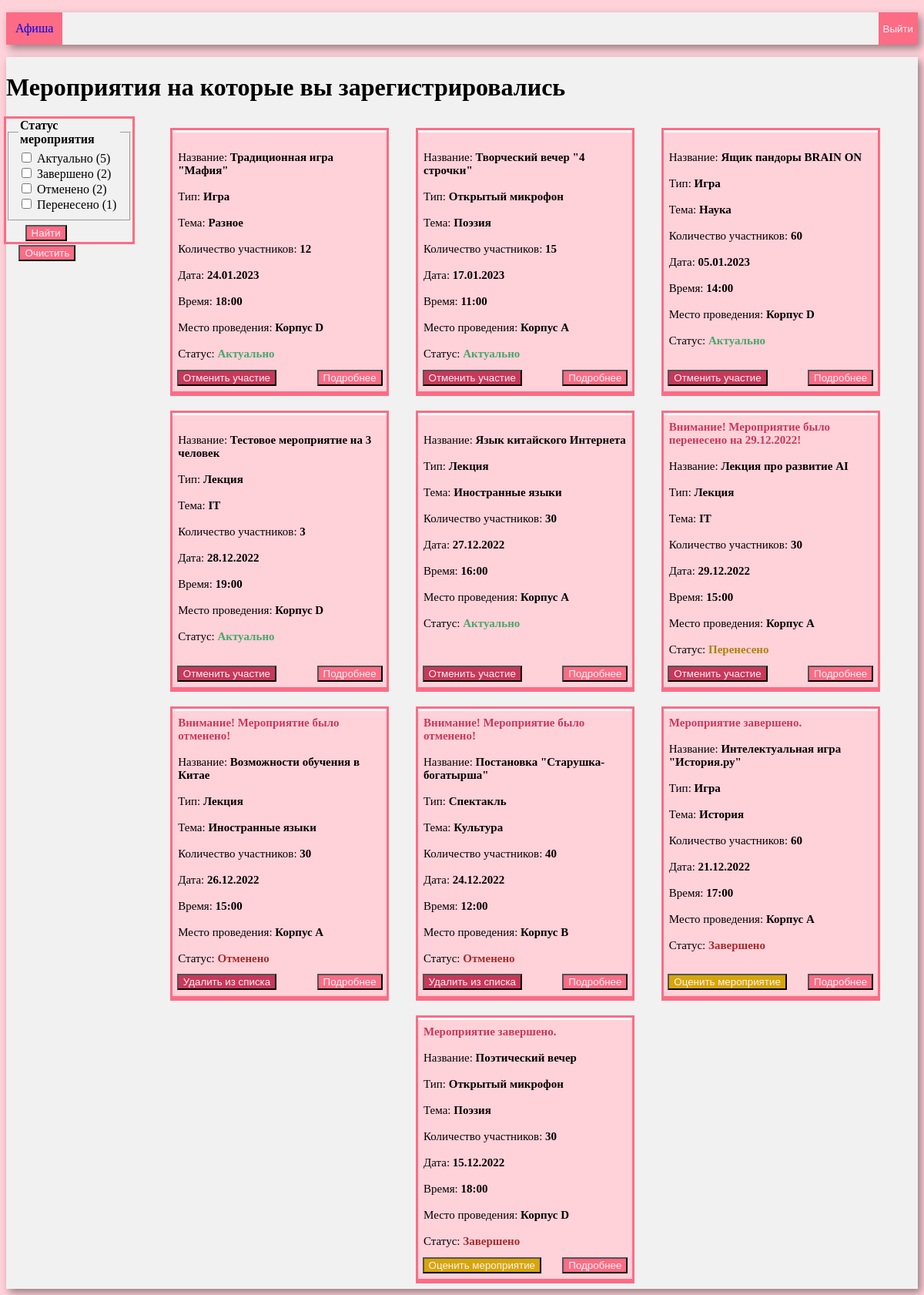
The app's page /profile (signed in) with its own data.
### tables this page shows
CREATE TABLE status(
status_id INTEGER PRIMARY KEY AUTOINCREMENT,
status_name VARCHAR(70)
);

CREATE TABLE event(
event_id INTEGER PRIMARY KEY AUTOINCREMENT,
event_name VARCHAR(120),
theme_id INT,
type_id INT,
participants INT,
beginning_date DATE,
expiration_date DATE,
start_time TIME,
end_time TIME,
organizer_id INT,
location_id INT,
description VARCHAR(500),
status_id INT,
status VARCHAR(30),
FOREIGN KEY (theme_id)  REFERENCES theme (theme_id),
FOREIGN KEY (type_id)  REFERENCES type (type_id),
FOREIGN KEY (organizer_id)  REFERENCES organizer (organizer_id),
FOREIGN KEY (location_id)  REFERENCES location (location_id),
FOREIGN KEY (status_id)  REFERENCES status (status_id)
);

CREATE TABLE type(
type_id INTEGER PRIMARY KEY AUTOINCREMENT,
type_name VARCHAR(30)
);

CREATE TABLE theme(
theme_id INTEGER PRIMARY KEY AUTOINCREMENT,
theme_name VARCHAR(30)
);

CREATE TABLE location(
location_id INTEGER PRIMARY KEY AUTOINCREMENT,
venue_id INT,
location_name VARCHAR(70),
FOREIGN KEY (venue_id)  REFERENCES venue (venue_id)
);

### controllers/profile.py (the view, shortened to what this page needs)
@app.route('/profile', methods=['GET', 'POST'])
def profile():
    conn = get_db_connection()
    info_ = 0
    rate_window = False
    event_id = 0
    if request.values.get('cancel'):
        event_id = int(request.values.get('cancel'))
        to_cancel(conn,session['user_id'],event_id)
    elif request.values.get('to_rate'):
        session['remember_id_'] = int(request.values.get('to_rate'))
        rate_window = True
    elif request.values.get('choice_event'):
        event_id = int(request.values.get('choice_event'))
        info_ = 1
    if 'status_user' not in session:
        session['status_user'] = []
    if request.form.get('clear'):
        status = []
        session['status_user'] = []
    else:
        status = request.form.getlist("Статус мероприятия")
    if request.form.get('search'):
        session['status_user'] = status
    df_status = get_status(conn, session['user_id'])
    df_event = get_user_events(conn, session['user_id'])
    event_info = get_event_info(conn, event_id)
    df_event = df_event[((df_event['status_name'].isin(session['status_user'])) | (len(session['status_user']) == 0))]
    df_participants = get_participants(conn)
    print(df_event)
    html = render_template(
        'profile.html',
        events=df_event,
        status_list=df_status,
        rate_window=rate_window,
        event_info=event_info,
        info_=info_,
        participants_list=df_participants,
        len=len
    )
    return html

### models/event_model.py (called while the page is built)
def get_event_info(conn,id):
    return pd.read_sql(f'''SELECT event_name,theme_name,type_name,participants,
    strftime('%d.%m.%Y',beginning_date) as beginning_dat,strftime('%d.%m.%Y',expiration_date) as expiration_dat,
    start_time,end_time,organizer_name,location_name,venue_name, description, status_name,status_id, event_id
    FROM event
    LEFT JOIN theme USING (theme_id)
    LEFT JOIN type USING (type_id)
    LEFT JOIN organizer USING (organizer_id)
    LEFT JOIN location USING (location_id)
    LEFT JOIN venue USING (venue_id)
    LEFT JOIN status USING (status_id)
    WHERE event_id = {id}
    ''', conn)

def get_participants(conn):
    return pd.read_sql(f'''SELECT event_id, COUNT(user_id) as coun
    FROM user_event
    GROUP BY event_id
    ''', conn)

### models/profile_model.py (called while the page is built)
def get_user_events(conn,id):
    return pd.read_sql(f'''SELECT event_name,theme_name,type_name,participants,
    strftime('%d.%m.%Y',beginning_date) as beginning_date,strftime('%d.%m.%Y',expiration_date) as expiration_date,
    start_time,end_time,organizer_name,location_name,venue_name, description, status_name,status_id,event_id
    FROM user_event
    LEFT JOIN event USING (event_id)
    LEFT JOIN theme USING (theme_id)
    LEFT JOIN type USING (type_id)
    LEFT JOIN organizer USING (organizer_id)
    LEFT JOIN location USING (location_id)
    LEFT JOIN venue USING (venue_id)
    LEFT JOIN status USING (status_id)
    WHERE user_id = :id
    ORDER BY status_id,strftime('%Y-%m-%d',beginning_date) DESC, event_name
    ''', conn,params={"id":id})

def get_status(conn,id):
    return pd.read_sql(f'''
        SELECT
status_name as name,
COUNT(event_id) AS coun
FROM status
LEFT JOIN event USING (status_id)
LEFT JOIN user_event USING (event_id)
WHERE user_id={id}
GROUP BY status_name
''', conn)

### utils.py (called while the page is built)
def get_db_connection():
 return sqlite3.connect('event_db.sqlite')

### templates/profile.html (shortened to what this page needs)
<!DOCTYPE html>
<html lang="ru">
<head>
    <link rel="stylesheet" type="text/css" href="/static/css/style.css"/>
    {% import "macros.html" as macros %}
</head>
<body>
<div class=menu>
    <ul>
        <li class=active><a href={{ url_for("event")}}>Афиша</a></li>
        <form action={{url_for('event')}} method="get">
            <input type="submit" name="user_logout" value="Выйти"
                   style="background:#fc6c85;  color: #fff0f5; height:100%; border: none;">
        </form>
    </ul>
</div>
<div class=box_for_all_profile>
    {% if len(status_list) != 0 %}
    <h1 style="">Мероприятия на которые вы зарегистрировались</h1>
    {%else%}
    <h1 style="">Вы еще не зарегистрировались ни на одно мероприятие.</h1>
    {%endif%}
    {% if len(status_list) != 0 %}
    <div class="box_for_all_profile_wt_text">
        <div class=add_menu_user>
            <form action="" method="post">
                {{macros.render_table("Статус мероприятия",status_list,session['status_user'],len)}}
                <input type="submit" value="Найти" name="search"
                       style="background:#fc6c85;  color: #fff0f5; margin-top:3%; margin-left:15%;">
                <input type="submit" value="Очистить" name="clear"
                       style="background:#fc6c85;  color: #fff0f5; margin-top:3%; margin-left:10%;">
                <br><br>
            </form>
        </div>
        {% endif %}
{{ macros.render_event_list(events, len) }}
    </div>
</div>
</body>
</html>

### templates/macros.html (shortened to what this page needs)
{% macro render_table(table_name, relation,choice_list,len) %}
    <fieldset>
        <legend><strong>{{ table_name }}</strong></legend>
        {% for i in range(len(relation)) %}
            <input type="checkbox" name="{{ table_name }}"
                    {% set value=relation.iloc[i, 0] %}
                   value="{{ value }}"
            >
            {{ value }} ({{ relation.iloc[i, 1] }})<br>
        {% endfor %}
    </fieldset>
{% endmacro %}
{% macro render_event_list(events, len) %}
    <form action="" method="get">
        <div class="all_events_box">
            <br>
            {% for i in range(len(events)) %}
                <div class="container_box_one_event">
                {% if events['status_id'].values[i] == 2 %}
                    <p3 style="color:#c8385a;">
                        Внимание! Мероприятие было перенесено на {{ events['beginning_date'].values[i] }}!
                    </p3>
                    <br>
                {% endif %}
                {% if events['status_id'].values[i] == 3 %}
                    <p3 style="color:#c8385a;">
                        Внимание! Мероприятие было отменено!
                    </p3>
                    <br>
                {% endif %}
                {% if events['status_id'].values[i] == 4 %}
                    <p3 style="color:#c8385a;">
                        Мероприятие завершено.
                    </p3>
                    <br>
                {% endif %}
                <br>Название:
                <p3>{{ events['event_name'].values[i] }}</p3>
                <br>
                <br>Тип:
                <p3>{{ events['type_name'].values[i] }}</p3>
                <br>
                <br>Тема:
                <p3>{{ events['theme_name'].values[i] }}</p3>
                <br>
                <br>Количество участников:
                <p3>{{ events['participants'].values[i] }}</p3>
                <br>
                <br>Дата:
                <p3>{{ events['beginning_date'].values[i] }}</p3>
                <br>
                <br>Время:
                <p3>{{ events['start_time'].values[i] }}</p3>
                <br>
                <br>Место проведения:
                <p3>{{ events['location_name'].values[i] }}</p3>
                <br>
                <br>Статус:
                {% if (events['status_id'].values[i] == 3) or (events['status_id'].values[i] == 4) %}
                    <p3 style="color:#a52a2a;">{{ events['status_name'].values[i] }}</p3>
                {% else %}
                    {% if events['status_id'].values[i] == 1 %}
                        <p3 style="color:#47a76a;">{{ events['status_name'].values[i] }}</p3>
                    {% else %}
                        <p3 style="color:#a98307;">{{ events['status_name'].values[i] }}</p3>
                    {% endif %}
                {% endif %}
                <br><br>
                {% if (events['status_id'].values[i] == 1) or (events['status_id'].values[i] == 2) %}
                    <div class="buttons">
                    <form action='' method="get">
                        <input type="submit" value="Отменить участие"
                               style="position: absolute; left: 2%;bottom: 2%;background:#c8385a;  color: #fff0f5;">
                    </form>
                {% else %}
                    {% if (events['status_id'].values[i] == 3) %}
                        <div class="buttons">
                        <form action='' method="get">
                            <input type="submit" value="Удалить из списка"
                                   style="position: absolute; left: 2%;bottom: 2%; background:#c8385a;  color: #fff0f5;">
                        </form>
                    {% else %}
                        <div class="buttons">
                        <form action='' method="get">
                            <input type="submit" value="Оценить мероприятие"
                                   style="position: absolute; left: 2%;bottom: 2%; background:#d6a609;  color: #fff0f5;">
                        </form>
                    {% endif %}
                {% endif %}
            <form action='' method="get">
                <input type="submit" value="Подробнее"
                       style="position: absolute; right: 2%;bottom: 2%; background:#fc6c85;  color: #fff0f5;">
            </form>
            </div>
            </div>
            {% endfor %}
            </div>
    </form>
{% endmacro %}

### static/css/style.css (style rules this page uses)
body { background-color: #ffd1d9; }
.menu { background-color: #f1f1f1; box-shadow: 4px 5px 10px rgba(0, 0, 0, 0.4); width: 100%; }
.menu li { display: inline-block; vertical-align: top; padding: 12px; }
.menu a { text-decoration: none; }
.menu ul { display: flex; justify-content:space-between; padding: 0px; }
.active { background-color: #fc6c85; color: #ffd1d9; }
.all_events_box { width: 85vw; display: flex; justify-content: center; flex-wrap: wrap; }
.container_box_one_event { margin-left:2%; margin-right:2%; margin-top:15px; margin-bottom:1%; width: 22vw; height:auto; outline: 3px solid #fc6c85; font-size: 15px; padding: 7px; background: #ffd1d9; border: none; text-align: left; font-size: 15px; border-top: 3px solid #fff; border-bottom: 3px solid #fc6c85;position: relative; }
p3 { font-weight: bold; }
.buttons { margin-top:6%; display: flex; justify-content: space-between; }
.box_for_all_profile { background-color: #f1f1f1; width: 100%; height:100%; box-shadow: 4px 5px 10px rgba(0, 0, 0, 0.4); display: flex; flex-direction: column; min-height:90vh; }
.add_menu_user { width: 30vw; height:20vh; outline: 3px solid #fc6c85; display: flex; justify-content: center; }
.box_for_all_profile_wt_text { display: flex; flex-direction: row; }

### records on screen
status: status_name "Актуально", iloc "5", status_name "Актуально" "Актуально" "Актуально" "Актуально" "Актуально"
status: status_name "Завершено", iloc "2", status_name "Завершено" "Завершено"
status: status_name "Отменено", iloc "2", status_name "Отменено" "Отменено"
status: status_name "Перенесено", iloc "1", status_name "Перенесено"
event: event_name "Традиционная игра \"Мафия\"", start_time "18:00"
type: type_name "Игра" "Игра" "Игра"
theme: theme_name "Разное"
location: location_name "Корпус D" "Корпус D" "Корпус D"
event: event_name "Творческий вечер \"4 строчки\"", start_time "11:00"
type: type_name "Открытый микрофон" "Открытый микрофон"
theme: theme_name "Поэзия" "Поэзия"
location: location_name "Корпус А"
event: event_name "Ящик пандоры BRAIN ON", start_time "14:00"
theme: theme_name "Наука"
location: location_name "Корпус D"
event: event_name "Тестовое мероприятие на 3 человек", start_time "19:00"
type: type_name "Лекция" "Лекция" "Лекция" "Лекция"
theme: theme_name "IT" "IT"
event: event_name "Язык китайского Интернета", start_time "16:00"
theme: theme_name "Иностранные языки" "Иностранные языки"
location: location_name "Корпус А" "Корпус А" "Корпус А"
event: event_name "Лекция про развитие AI", start_time "15:00"
event: event_name "Возможности обучения в Китае", start_time "15:00"
event: event_name "Постановка \"Старушка-богатырша\"", start_time "12:00"
type: type_name "Спектакль"
theme: theme_name "Культура"
location: location_name "Корпус B"
event: event_name "Интелектуальная игра \"История.ру\"", start_time "17:00"
theme: theme_name "История"
location: location_name "Корпус А"
event: event_name "Поэтический вечер", start_time "18:00"

### other values on screen
{{ table_name }} "Статус мероприятия"
{{ events['participants'].values[i] }} "12" "15" "60" "3" "30" "30" "30" "40" "60" "30"
{{ events['beginning_date'].values[i] }} "24.01.2023" "17.01.2023" "05.01.2023" "28.12.2022" "27.12.2022" "29.12.2022" "26.12.2022" "24.12.2022" "21.12.2022" "15.12.2022"
{{ events['beginning_date'].values[i] }} "29.12.2022"
